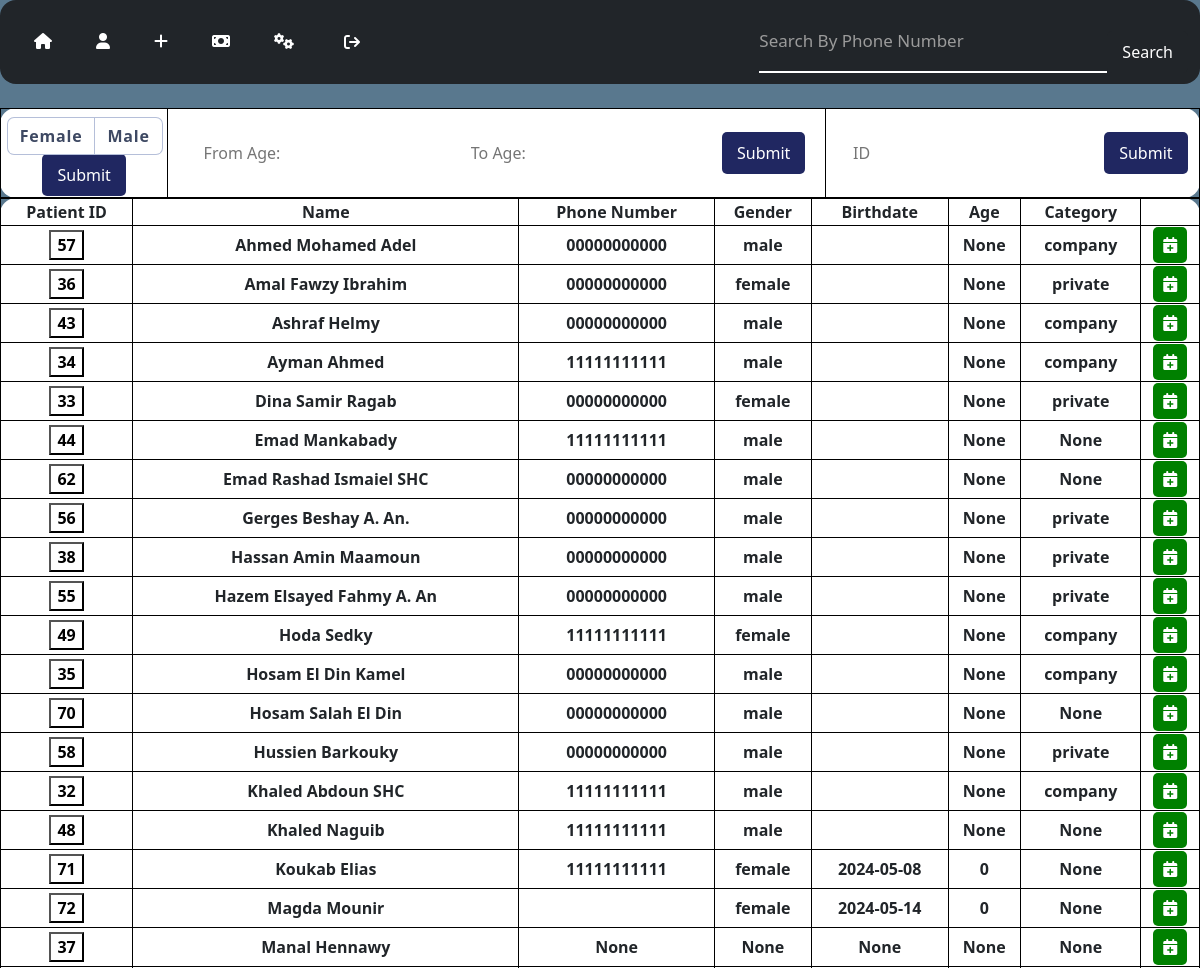
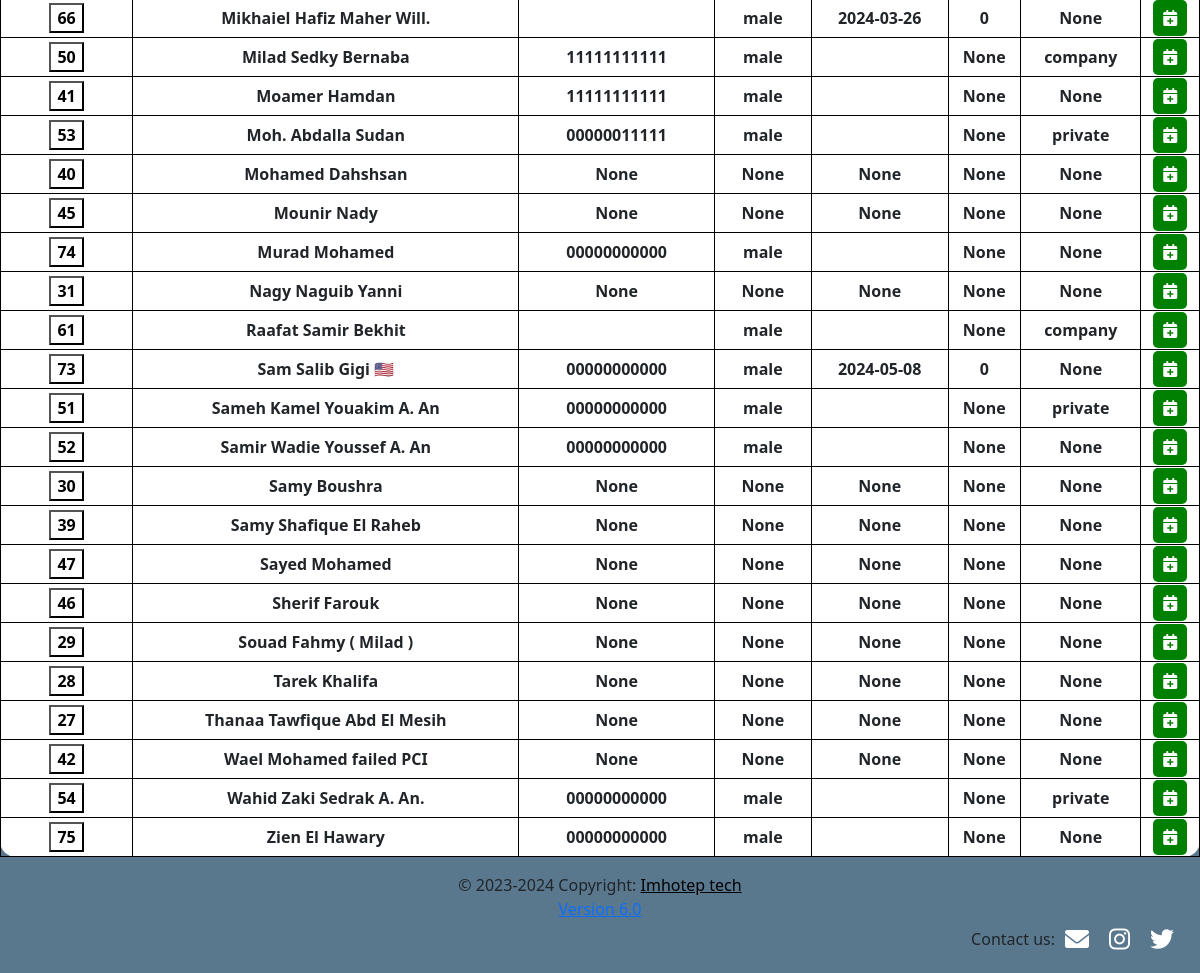
The app's page /show_all_patients_a (signed in) with its own data (2 pictures, top to bottom).
### tables this page shows
CREATE TABLE "patients" (
"id"	INTEGER,
"doc_id"	INTEGER,
"name"	TEXT NOT NULL,
"phone_number"	TEXT,
"gender"	TEXT,
"birthdate"	DATE,
"patient_cat"	TEXT,
PRIMARY KEY("id")

);

### app.py (the view)
@app.route("/show_all_patients_a", methods=["GET"])#a route that shows all of the patients on only one page
def show_all_patients_a():
    if not session.get("logged_in_assistant"):
        return redirect("/login")
    else:
        doc_id = assistant_id()
        patients = db.execute("SELECT *, strftime('%Y', 'now') - strftime('%Y', birthdate) - (strftime('%m-%d', 'now') < strftime('%m-%d', birthdate)) AS age FROM patients WHERE doc_id = ? ORDER BY name COLLATE NOCASE", doc_id)
        return render_template("show_all_patients_a.html", patients=patients)

### app.py (called while the page is built)
def assistant_id():
        a_id = session.get("a_id")
        doc_id_query = db.execute("SELECT doc_id FROM doctors WHERE a_id = ?", a_id)
        if len(doc_id_query) > 0:
            doc_id = doc_id_query[0]["doc_id"]
        return doc_id

### templates/show_all_patients_a.html
<!DOCTYPE html>
<html lang="en">
  {% include 'table_all_patients_a.html' %}
</html>

### templates/table_all_patients_a.html (shortened to what this page needs)
<head>
  {% include 'css.html' %}
</head>
<body class="centered">
  {% include 'nav_assi.html' %}
  <br>
  <table>
    <th>
      <form action="/filter_gender_assi">
        <div class="mydict">
          <div>
            <label>
              <span>Female</span>
            </label>
            <label>
              <span>Male</span>
            </label>
          </div>
          <button type="submit" class="btn-blue">Submit</button>
        </div>
      </form>
    </th>
    <th>
      <form action="/filter_age_assi" id="ageFilterForm">
        <input type="number" name="age1" autocomplete="off" class="input" id="age1Input" placeholder="From Age: "
          required>
        <input type="number" name="age2" autocomplete="off" class="input" id="age2Input" placeholder="To Age: "
          required>
        <button type="submit" class="btn-blue">Submit</button>
      </form>
    </th>
    <th>
      <form action="/search_id_assi" method="get">
        <input type="number" name="id" autocomplete="off" class="input" placeholder="ID">
        <button type="submit" class="btn-blue">Submit</button>
      </form>
    </th>
  </table>
  <table class="c">
    <thead>
      <tr>
        <th>Patient ID</th>
        <th>Name</th>
        <th>Phone Number</th>
        <th>Gender</th>
        <th>Birthdate</th>
        <th>Age</th>
        <th>Category</th>
      </tr>
    </thead>
    <tbody>
      {% for person in patients %}
      <tr>
        <td>
          <form action="/open_patient_assi" method="GET">
            <button type="submit" class="transparent-buttonb">{{ person.id }}</button>
          </form>
        </td>
        <td>{{ person.name }}</td>
        <td>{{ person.phone_number }}</td>
        <td>{{ person.gender }}</td>
        <td>{{ person.birthdate }}</td>
        <td>{{ person.age }}</td>
        <td>{{ person.patient_cat }}</td>
        <td>
          <form action="/add_appoint_date_assi_redirect" method="post">
            <button type="submit" class="btn-green">
              <i class="fas fa-calendar-plus"></i></button>
          </form>
        </td>
        {% endfor %}
    </tbody>
  </table>
</body>
{% include 'footer_assi.html' %}

### static/app.css (style rules this page uses)
body { background-color: #59788e; }
.centered { text-align: center; margin: auto; display: flex; flex-direction: column; }
.mydict div { display: flex; flex-wrap: wrap; margin-top: 0.5rem; justify-content: center; }
table { background-color: white !important; border-collapse: collapse; border: 1px solid black; border-radius: 1rem; }
th, td { border: 1px solid black; font-weight: bold; border-radius: 1rem; }
table.c { table-layout: auto; width: 100%; }
.input { border: none; padding: 1rem; border-radius: 1rem; background: white; transition: 0.3s; }
label span { display: block; cursor: pointer; background-color: #fff; padding: 0.375em .75em; position: relative; margin-left: .0625em; box-shadow: 0 0 0 0.0625em #b5bfd9; letter-spacing: .05em; color: #3e4963; text-align: center; transition: background-color .5s ease; }
label:first-child span { border-radius: .375em 0 0 .375em; }
label:last-child span { border-radius: 0 .375em .375em 0; }
button.btn-blue { padding: 9px 15px; border-radius: 5px; border: none; background-color: #202761; color: white; cursor: pointer; }
button.btn-green { padding: 6px 10px; border-radius: 5px; border: none; background-color: green; color: white; }
.transparent-buttonb { background-color: transparent; color: black; font-weight: bold; }

### records on screen
patients: id "57", name "Ahmed Mohamed Adel", phone_number "00000000000", gender "male", age "None", patient_cat "company"
patients: id "36", name "Amal Fawzy Ibrahim", phone_number "00000000000", gender "female", age "None", patient_cat "private"
patients: id "43", name "Ashraf Helmy", phone_number "00000000000", gender "male", age "None", patient_cat "company"
patients: id "34", name "Ayman Ahmed", phone_number "11111111111", gender "male", age "None", patient_cat "company"
patients: id "33", name "Dina Samir Ragab", phone_number "00000000000", gender "female", age "None", patient_cat "private"
patients: id "44", name "Emad Mankabady", phone_number "11111111111", gender "male", age "None", patient_cat "None"
patients: id "62", name "Emad Rashad Ismaiel SHC", phone_number "00000000000", gender "male", age "None", patient_cat "None"
patients: id "56", name "Gerges Beshay A. An.", phone_number "00000000000", gender "male", age "None", patient_cat "private"
patients: id "38", name "Hassan Amin Maamoun", phone_number "00000000000", gender "male", age "None", patient_cat "private"
patients: id "55", name "Hazem Elsayed Fahmy A. An", phone_number "00000000000", gender "male", age "None", patient_cat "private"
patients: id "49", name "Hoda Sedky", phone_number "11111111111", gender "female", age "None", patient_cat "company"
patients: id "35", name "Hosam El Din Kamel", phone_number "00000000000", gender "male", age "None", patient_cat "company"
patients: id "70", name "Hosam Salah El Din", phone_number "00000000000", gender "male", age "None", patient_cat "None"
patients: id "58", name "Hussien Barkouky", phone_number "00000000000", gender "male", age "None", patient_cat "private"
patients: id "32", name "Khaled Abdoun SHC", phone_number "11111111111", gender "male", age "None", patient_cat "company"
patients: id "48", name "Khaled Naguib", phone_number "11111111111", gender "male", age "None", patient_cat "None"
patients: id "71", name "Koukab Elias", phone_number "11111111111", gender "female", birthdate "2024-05-08", age "0", patient_cat "None"
patients: id "72", name "Magda Mounir", gender "female", birthdate "2024-05-14", age "0", patient_cat "None"
patients: id "37", name "Manal Hennawy", phone_number "None", gender "None", birthdate "None", age "None", patient_cat "None"
patients: id "66", name "Mikhaiel Hafiz Maher Will.", gender "male", birthdate "2024-03-26", age "0", patient_cat "None"
patients: id "50", name "Milad Sedky Bernaba", phone_number "11111111111", gender "male", age "None", patient_cat "company"
patients: id "41", name "Moamer Hamdan", phone_number "11111111111", gender "male", age "None", patient_cat "None"
patients: id "53", name "Moh. Abdalla Sudan", phone_number "00000011111", gender "male", age "None", patient_cat "private"
patients: id "40", name "Mohamed Dahshsan", phone_number "None", gender "None", birthdate "None", age "None", patient_cat "None"
patients: id "45", name "Mounir Nady", phone_number "None", gender "None", birthdate "None", age "None", patient_cat "None"
patients: id "74", name "Murad Mohamed", phone_number "00000000000", gender "male", age "None", patient_cat "None"
patients: id "31", name "Nagy Naguib Yanni", phone_number "None", gender "None", birthdate "None", age "None", patient_cat "None"
patients: id "61", name "Raafat Samir Bekhit", gender "male", age "None", patient_cat "company"
patients: id "73", name "Sam Salib Gigi 🇺🇸", phone_number "00000000000", gender "male", birthdate "2024-05-08", age "0", patient_cat "None"
patients: id "51", name "Sameh Kamel Youakim A. An", phone_number "00000000000", gender "male", age "None", patient_cat "private"
patients: id "52", name "Samir Wadie Youssef A. An", phone_number "00000000000", gender "male", age "None", patient_cat "None"
patients: id "30", name "Samy Boushra", phone_number "None", gender "None", birthdate "None", age "None", patient_cat "None"
patients: id "39", name "Samy Shafique El Raheb", phone_number "None", gender "None", birthdate "None", age "None", patient_cat "None"
patients: id "47", name "Sayed Mohamed", phone_number "None", gender "None", birthdate "None", age "None", patient_cat "None"
patients: id "46", name "Sherif Farouk", phone_number "None", gender "None", birthdate "None", age "None", patient_cat "None"
patients: id "29", name "Souad Fahmy ( Milad )", phone_number "None", gender "None", birthdate "None", age "None", patient_cat "None"
patients: id "28", name "Tarek Khalifa", phone_number "None", gender "None", birthdate "None", age "None", patient_cat "None"
patients: id "27", name "Thanaa Tawfique Abd El Mesih", phone_number "None", gender "None", birthdate "None", age "None", patient_cat "None"
patients: id "42", name "Wael Mohamed failed PCI", phone_number "None", gender "None", birthdate "None", age "None", patient_cat "None"
patients: id "54", name "Wahid Zaki Sedrak A. An.", phone_number "00000000000", gender "male", age "None", patient_cat "private"
patients: id "75", name "Zien El Hawary", phone_number "00000000000", gender "male", age "None", patient_cat "None"
